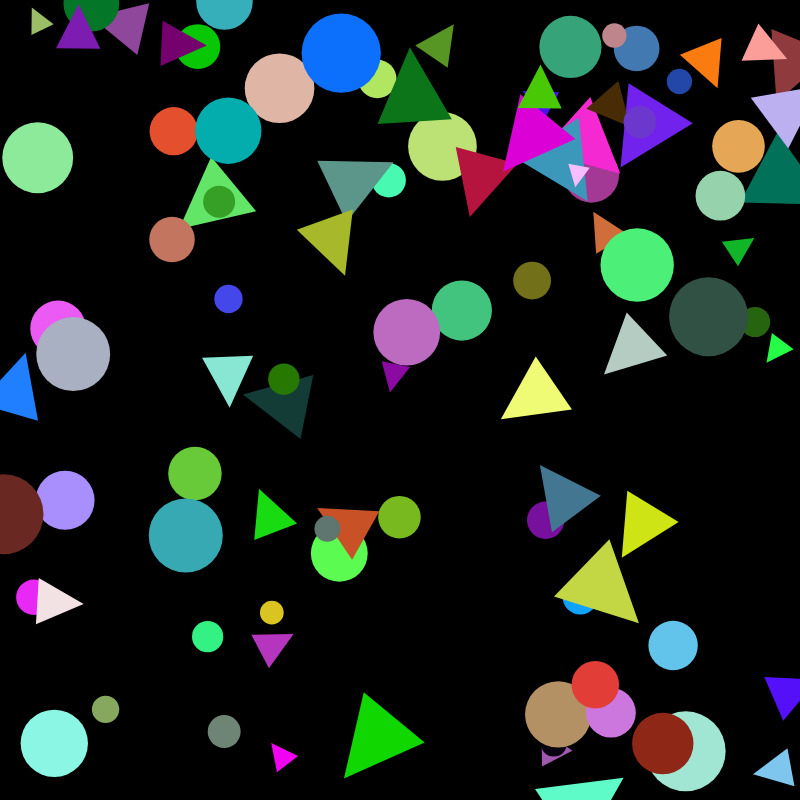
Frame 1 (no input)
Frame 60 (no input): identical to frame 1, image omitted
Frame 120 (the mouse pressed at the canvas centre since frame 60): identical to frame 1, image omitted

The p5.js sketch that drew this single still picture (run headless with seeded random() and noise() and a simulated clock; from frame 60 on, the mouse is pressed at the canvas centre):

// p5.js sketch
// ── sketch.js
function setup() 
{
  createCanvas(800, 800); // canvas of 800 x 800 pixels
  background(0); // black background
  noStroke(); // no outline on objects

  for (let i = 0; i < 100; i++) // for loop
    {
        fill(random(255), random(255), random(255)); // fill objects with random colours

        let x = random(width); // create a variable with a random y value
        let y = random(height); // create a variable with a random x value
        let size = random(20, 80); // create a variable with a random size of 20 height and width of 80

        if (random() < 0.5)
        { 
            // Triangle with rotation
            push(); // single out functions inside push and pop
            translate(x, y); // mpve object to x, y
            rotate(random(TWO_PI)); // random rotation of up to 360 degrees.
            triangle(-size/2, size/2, size/2, size/2, 0, -size/2);
            // randomize x and y points, then rotate it randomly, and then draw it at the centered point
            pop(); // stop singling out functions
        }
        else
        {
            // Circle
            ellipse(x, y, size); // circle doesnt need rotation as its a circle, duh.
        }
    }
}

function draw() // runs 60 frames a second
{
    // art is static so [function draw()] is not used
}

// for this piece, I was inspired by Sonia Delaunay, who was known for 
// experimenting colours and shapes, with repetition to create visually
// appealing patterns. In my work I used code to randomise circles around 
// the canvas as well as triangles with random rotation points. Again with 
// my last piece my work is made so that when refreshed, it shows a new unique 
// version whilst keeping all the colours.
